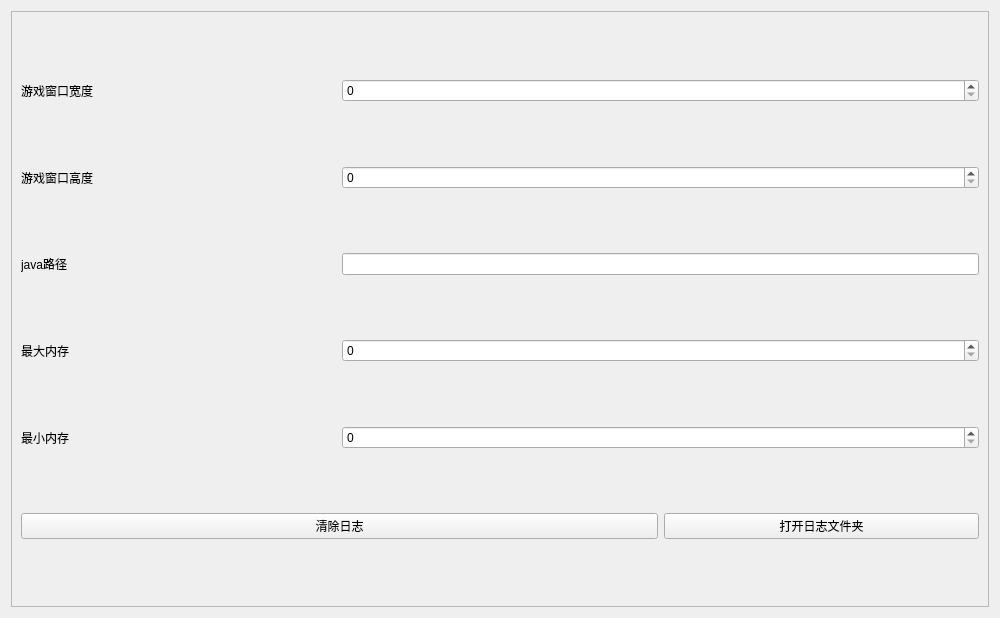
<?xml version="1.0" encoding="UTF-8"?>
<ui version="4.0">
 <class>Setting</class>
 <widget class="QWidget" name="Setting">
  <property name="geometry">
   <rect>
    <x>0</x>
    <y>0</y>
    <width>1000</width>
    <height>618</height>
   </rect>
  </property>
  <property name="windowTitle">
   <string>设置</string>
  </property>
  <layout class="QGridLayout" name="gridLayout">
   <item row="0" column="1">
    <widget class="QScrollArea" name="scrollArea">
     <property name="widgetResizable">
      <bool>true</bool>
     </property>
     <widget class="QWidget" name="scrollAreaWidgetContents">
      <property name="geometry">
       <rect>
        <x>0</x>
        <y>0</y>
        <width>980</width>
        <height>598</height>
       </rect>
      </property>
      <layout class="QGridLayout" name="gridLayout_2">
       <item row="3" column="0">
        <widget class="QLabel" name="label_4">
         <property name="text">
          <string>最大内存</string>
         </property>
        </widget>
       </item>
       <item row="2" column="1" colspan="2">
        <widget class="QLineEdit" name="le_javapath"/>
       </item>
       <item row="0" column="1" colspan="2">
        <widget class="QSpinBox" name="sb_width">
         <property name="maximum">
          <number>2000</number>
         </property>
        </widget>
       </item>
       <item row="1" column="1" colspan="2">
        <widget class="QSpinBox" name="sb_height">
         <property name="minimum">
          <number>0</number>
         </property>
         <property name="maximum">
          <number>2000</number>
         </property>
        </widget>
       </item>
       <item row="5" column="2">
        <widget class="QPushButton" name="pb_openlogfolder">
         <property name="text">
          <string>打开日志文件夹</string>
         </property>
        </widget>
       </item>
       <item row="4" column="1" colspan="2">
        <widget class="QSpinBox" name="sb_minmem">
         <property name="maximum">
          <number>8192</number>
         </property>
        </widget>
       </item>
       <item row="0" column="0">
        <widget class="QLabel" name="label_2">
         <property name="text">
          <string>游戏窗口宽度</string>
         </property>
        </widget>
       </item>
       <item row="1" column="0">
        <widget class="QLabel" name="label">
         <property name="text">
          <string>游戏窗口高度</string>
         </property>
        </widget>
       </item>
       <item row="2" column="0">
        <widget class="QLabel" name="label_3">
         <property name="text">
          <string>java路径</string>
         </property>
        </widget>
       </item>
       <item row="3" column="1" colspan="2">
        <widget class="QSpinBox" name="sb_maxmem">
         <property name="maximum">
          <number>8192</number>
         </property>
        </widget>
       </item>
       <item row="5" column="0" colspan="2">
        <widget class="QPushButton" name="pb_dellog">
         <property name="text">
          <string>清除日志</string>
         </property>
        </widget>
       </item>
       <item row="4" column="0">
        <widget class="QLabel" name="label_5">
         <property name="text">
          <string>最小内存</string>
         </property>
        </widget>
       </item>
      </layout>
     </widget>
    </widget>
   </item>
  </layout>
 </widget>
 <resources/>
 <connections/>
</ui>
